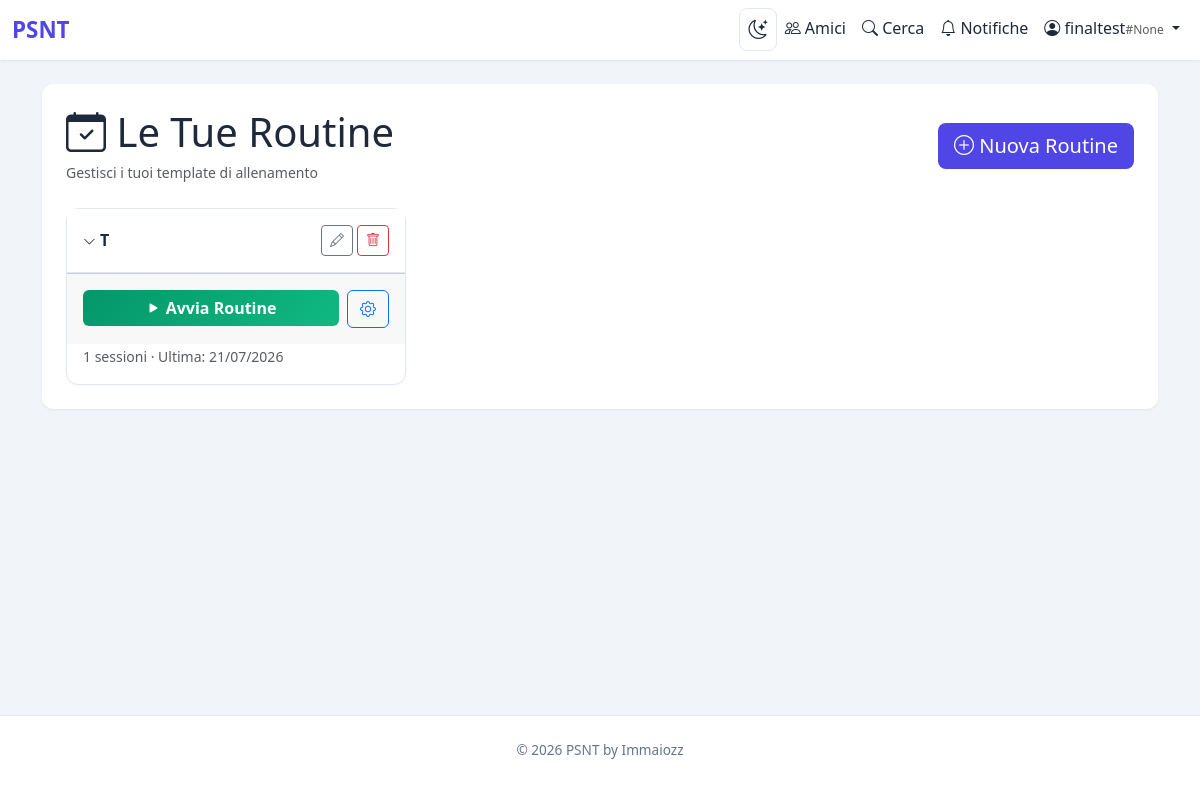
The page /dashboard (signed in) on the database its author committed.
### flask_app.py (models this page shows, shortened)
class User(UserMixin, db.Model):
    id = db.Column(db.Integer, primary_key=True)
    username = db.Column(db.String(80), unique=True, nullable=False, index=True)
    email = db.Column(db.String(120), unique=True, nullable=False, index=True)
    password_hash = db.Column(db.String(255), nullable=False)
    profile_image = db.Column(db.Text, nullable=True)
    friend_code = db.Column(db.String(4), unique=True, nullable=True, index=True)
    public_token = db.Column(db.String(36), unique=True, nullable=True, index=True)
    is_admin = db.Column(db.Boolean, default=False, nullable=False)
    created_at = db.Column(db.DateTime, default=datetime.utcnow)
    routines = db.relationship('Routine', backref='user', lazy=True, cascade='all, delete-orphan')
    routine_exercises = db.relationship('RoutineExercise', backref='user', lazy=True, cascade='all, delete-orphan')
    routine_sessions = db.relationship('RoutineSession', backref='user', lazy=True, cascade='all, delete-orphan')
    workouts = db.relationship('Workout', backref='user', lazy=True, cascade='all, delete-orphan')
    weight_history = db.relationship('WeightHistory', backref='user', lazy=True, cascade='all, delete-orphan')

class Routine(db.Model):
    id = db.Column(db.Integer, primary_key=True)
    user_id = db.Column(db.Integer, db.ForeignKey('user.id'), nullable=False)
    name = db.Column(db.String(50), nullable=False)
    position = db.Column(db.Integer, nullable=False, default=0)
    public_token = db.Column(db.String(36), unique=True, nullable=True, index=True)
    created_at = db.Column(db.DateTime, default=datetime.utcnow)
    exercises = db.relationship('RoutineExercise', backref='routine', lazy=True, cascade='all, delete-orphan',
                                order_by='RoutineExercise.position.asc()')
    sessions = db.relationship('RoutineSession', backref='routine', lazy=True, cascade='all, delete-orphan')

class RoutineSession(db.Model):
    id = db.Column(db.Integer, primary_key=True)
    routine_id = db.Column(db.Integer, db.ForeignKey('routine.id'), nullable=False)
    user_id = db.Column(db.Integer, db.ForeignKey('user.id'), nullable=False)
    date = db.Column(db.Date, nullable=False, default=datetime.utcnow)
    created_at = db.Column(db.DateTime, default=datetime.utcnow)
    workouts = db.relationship('Workout', backref='session', lazy=True, cascade='all, delete-orphan')

### flask_app.py (the view)
@app.route("/dashboard")
@login_required
def dashboard():
    routines = Routine.query.filter_by(user_id=current_user.id).order_by(Routine.position.asc()).all()
    if not routines:
        return render_template("index.html", routine_data=[])
    routine_ids = [r.id for r in routines]
    ex_by_routine = {}
    for re in RoutineExercise.query.filter(RoutineExercise.routine_id.in_(routine_ids)).order_by(RoutineExercise.position.asc()).all():
        ex_by_routine.setdefault(re.routine_id, []).append(re)
    count_by_routine = dict(
        db.session.query(
            RoutineSession.routine_id,
            func.count(RoutineSession.id)
        ).filter(RoutineSession.routine_id.in_(routine_ids), RoutineSession.user_id == current_user.id
        ).group_by(RoutineSession.routine_id).all()
    )
    last_sessions = RoutineSession.query.filter(
        RoutineSession.routine_id.in_(routine_ids),
        RoutineSession.user_id == current_user.id
    ).order_by(RoutineSession.date.desc()).all()
    last_dates = {}
    for s in last_sessions:
        if s.routine_id not in last_dates:
            last_dates[s.routine_id] = s.date
    routine_data = []
    for r in routines:
        routine_data.append({
            "routine": r,
            "exercises": ex_by_routine.get(r.id, []),
            "last_session": last_dates.get(r.id),
            "session_count": count_by_routine.get(r.id, 0),
        })
    return render_template("index.html", routine_data=routine_data)

### flask_app.py (called while the page is built)
@login_manager.user_loader
def load_user(user_id):
    return db.session.get(User, int(user_id))

@app.context_processor
def inject_pending_requests():
    if current_user.is_authenticated:
        last_check = session.get("pending_check_time", 0)
        cached_count = session.get("pending_count", 0)
        now = time.time()
        if now - last_check > 60:
            count = Friendship.query.filter_by(receiver_id=current_user.id, status="pending").count()
            session["pending_count"] = count
            session["pending_check_time"] = now
            return dict(pending_requests_count=count)
        return dict(pending_requests_count=cached_count)
    return dict(pending_requests_count=0)

@app.before_request
def init_db_once():
    global _db_initialized
    if not _db_initialized:
        ensure_database()
        load_exercises()
        _db_initialized = True

### templates/index.html (shortened to what this page needs)
{% extends "base.html" %}
{% block content %}
<div class="d-flex justify-content-between align-items-center mb-4">
    <div>
        <h1 class="mb-1" style="color:var(--text-color);"><i class="bi bi-calendar-check"></i> Le Tue Routine</h1>
        <small class="text-muted">Gestisci i tuoi template di allenamento</small>
    </div>
    <button class="btn btn-primary btn-lg" onclick="addRoutine()">
        <i class="bi bi-plus-circle"></i> Nuova Routine
    </button>
</div>
{% if routine_data|length == 0 %}
<div class="text-center py-5">
    <i class="bi bi-inbox display-1 text-muted"></i>
    <h4 class="mt-3 text-muted">Nessuna routine creata</h4>
    <p class="text-muted">Crea la tua prima routine per iniziare ad allenarti!</p>
    <button class="btn btn-primary btn-lg" onclick="addRoutine()">
        <i class="bi bi-plus-circle"></i> Crea Routine
    </button>
</div>
{% else %}
<div class="row g-4">
    {% for rd in routine_data %}
        <div class="col-md-6 col-lg-4">
            <div class="card h-100 routine-card">
                <div class="card-header d-flex justify-content-between align-items-center py-3">
                    <span class="routine-name collapsed" data-bs-toggle="collapse" data-bs-target="#exercises-{{ rd.routine.id }}" role="button" aria-expanded="false">
                        <i class="bi bi-chevron-down"></i> {{ rd.routine.name }}
                    </span>
                    <div class="d-flex gap-1">
                        <button class="btn btn-sm btn-outline-secondary" onclick="renameRoutine({{ rd.routine.id }}, '{{ rd.routine.name | e }}')" title="Rinomina">
                            <i class="bi bi-pencil"></i>
                        </button>
                        <button class="btn btn-sm btn-outline-danger" onclick="deleteRoutine({{ rd.routine.id }}, '{{ rd.routine.name | e }}')" title="Elimina">
                            <i class="bi bi-trash"></i>
                        </button>
                    </div>
                </div>
                <div class="card-footer d-flex gap-2 py-3">
                    <form method="POST" action="{{ url_for('start_routine', routine_id=rd.routine.id) }}" class="flex-grow-1">
                        <button type="submit" class="btn btn-avvia w-100" {% if not rd.exercises %}disabled title="Aggiungi esercizi prima"{% endif %}>
                            <i class="bi bi-play-fill"></i> Avvia Routine
                        </button>
                    </form>
                    <a href="{{ url_for('manage_routine', token=rd.routine.public_token) }}" class="btn btn-outline-primary" title="Gestisci esercizi">
                        <i class="bi bi-gear"></i>
                    </a>
                </div>
                {% if rd.last_session or rd.session_count > 0 %}
                <div class="px-3 pb-3">
                    <small class="text-muted">
                        {% if rd.session_count > 0 %}{{ rd.session_count }} sessioni{% endif %}
                        {% if rd.last_session %} &middot; Ultima: {{ rd.last_session.strftime('%d/%m/%Y') }}{% endif %}
                    </small>
                </div>
                {% endif %}
            </div>
        </div>
    {% endfor %}
</div>
{% endif %}
{% endblock %}

### templates/base.html (shortened to what this page needs)
<!DOCTYPE html>
<html lang="it">
<head>
    <link href="https://cdn.jsdelivr.net/npm/bootstrap@5.3.0/dist/css/bootstrap.min.css" rel="stylesheet">
    <link rel="stylesheet" href="https://cdn.jsdelivr.net/npm/bootstrap-icons@1.11.0/font/bootstrap-icons.css">
</head>
<body>
    <nav class="navbar navbar-expand-lg navbar-light">
        <div class="container-fluid">
            <a class="navbar-brand" href="{% if current_user.is_authenticated %}{{ url_for('dashboard') }}{% else %}{{ url_for('landing') }}{% endif %}">
                 PSNT
            </a>
            <div class="collapse navbar-collapse" id="navbarNav">
                <ul class="navbar-nav ms-auto">
                    {% if current_user.is_authenticated %}
                        <li class="nav-item">
                            <button class="dark-toggle nav-link" id="darkToggle" title="Modalit notturna">
                                <i class="bi bi-moon-stars"></i>
                            </button>
                        </li>
                        <li class="nav-item">
                            <a class="nav-link text-dark-readable" href="{{ url_for('friends_list') }}">
                                <i class="bi bi-people"></i> Amici
                            </a>
                        </li>
                        <li class="nav-item">
                            <a class="nav-link text-dark-readable" href="{{ url_for('search_users') }}">
                                <i class="bi bi-search"></i> Cerca
                            </a>
                        </li>
                        <li class="nav-item">
                            <a class="nav-link text-dark-readable" href="{{ url_for('notifications') }}">
                                <i class="bi bi-bell"></i> Notifiche
                            </a>
                        </li>
                        <li class="nav-item dropdown">
                            <a class="nav-link dropdown-toggle text-dark-readable" href="#" role="button" data-bs-toggle="dropdown" aria-expanded="false">
                                {% if current_user.profile_image %}
                                    <img src="{{ current_user.profile_image }}" alt="" style="width:22px;height:22px;border-radius:50%;object-fit:cover;vertical-align:middle;margin-right:4px;">
                                {% else %}
                                    <i class="bi bi-person-circle"></i>
                                {% endif %}
                                {{ current_user.username }}<span class="text-muted" style="font-size:.75rem;">#{{ current_user.friend_code }}</span>
                            </a>
                        </li>
                    {% endif %}
                </ul>
            </div>
        </div>
    </nav>
    <main>
        <div class="container">
            <div class="container-main">
                {% block content %}{% endblock %}
            </div>
        </div>
    </main>
    <footer class="footer">
        <div class="container">
            <p>&copy; 2026 PSNT by Immaiozz</p>
        </div>
    </footer>
</body>
</html>

### templates/base.html (style rules this page uses)
:root { --primary-color: #4f46e5; --accent-color: #7c3aed; --bg-color: #f1f5f9; --surface-color: #ffffff; --border-color: #e2e8f0; --text-color: #1e293b; --text-muted: #64748b; --text-secondary: #475569; }
body { background: var(--bg-color); min-height: 100vh; display: flex; flex-direction: column; color: var(--text-color); }
.navbar { background: var(--surface-color); box-shadow: 0 1px 3px rgba(0, 0, 0, 0.08); }
.navbar-brand { font-weight: 700; color: var(--primary-color) !important; font-size: 1.4rem; }
main { flex: 1; padding: 1.5rem 0; }
.container-main { background: var(--surface-color); border-radius: 12px; padding: 1.5rem; box-shadow: 0 1px 3px rgba(0, 0, 0, 0.06); }
.card { border: 1px solid var(--border-color); border-radius: 12px; box-shadow: 0 1px 3px rgba(0, 0, 0, 0.04); background: var(--surface-color); color: var(--text-color); }
.card-header { background: var(--surface-color); border-bottom: 1px solid var(--border-color); font-weight: 600; }
.btn-primary { background: var(--primary-color); border: none; }
.footer { background: var(--surface-color); padding: 1.5rem 0; margin-top: auto; border-top: 1px solid var(--border-color); text-align: center; color: var(--text-muted); font-size: 0.85rem; }
.text-dark-readable { color: var(--text-color); }
.dark-toggle { cursor: pointer; font-size: 1.2rem; padding: 6px 10px; border-radius: 8px; transition: background .2s; background: none; border: 1px solid var(--border-color); color: var(--text-color); }

### templates/index.html (style rules this page uses)
.routine-card { transition: transform 0.2s, box-shadow 0.2s; }
.routine-name { cursor: pointer; color: var(--text-color); font-weight: 700; }
.routine-name .bi { transition: transform .2s; font-size: .8rem; }
.routine-name.collapsed .bi-chevron-down { transform: rotate(-90deg); }
.btn-avvia { background: linear-gradient(135deg, #059669, #10b981); color: #fff; border: none; font-weight: 600; }

### rows shown on the page
User: username "finaltest", friend_code "None"
Routine: routine.name "T"
RoutineSession: last_session "21/07/2026"

### other values the page prints
{{ rd.session_count }} "1"
